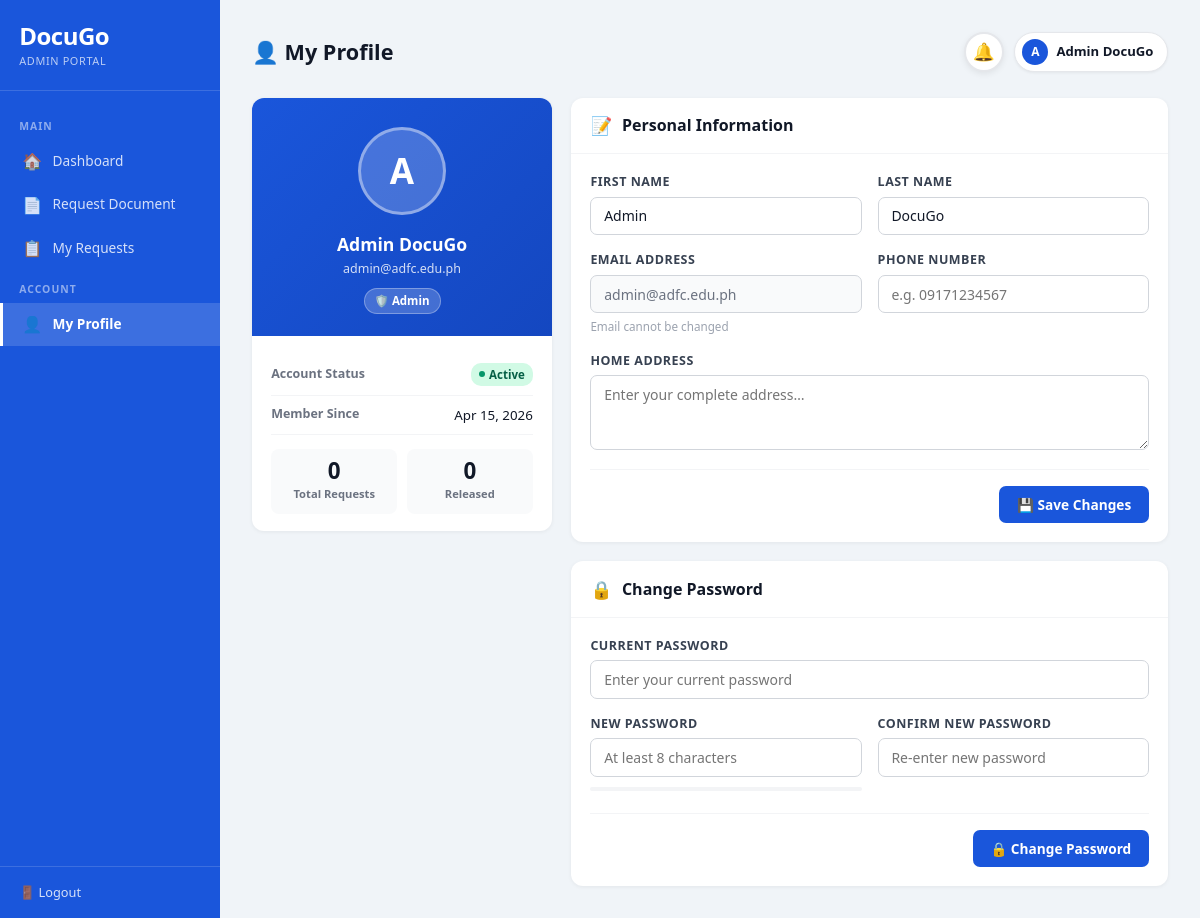
/student/profile.php (signed in), run on the app's committed database.
### tables this page shows
CREATE TABLE `users` (
  `id` int(11) NOT NULL,
  `student_id` varchar(20) DEFAULT NULL,
  `first_name` varchar(100) NOT NULL,
  `middle_name` varchar(100) DEFAULT NULL,
  `last_name` varchar(100) NOT NULL,
  `email` varchar(150) NOT NULL,
  `gender` enum('male','female','prefer_not_to_say') DEFAULT NULL,
  `birthdate` date DEFAULT NULL,
  `password` varchar(255) NOT NULL,
  `role` enum('student','alumni','registrar','admin') DEFAULT 'student',
  `course` varchar(100) DEFAULT NULL,
  `year_graduated` year(4) DEFAULT NULL,
  `contact_number` varchar(20) DEFAULT NULL,
  `address` text DEFAULT NULL,
  `profile_picture` varchar(255) DEFAULT NULL,
  `status` enum('active','inactive','pending') DEFAULT 'pending',
  `created_at` timestamp NOT NULL DEFAULT current_timestamp(),
  `updated_at` timestamp NOT NULL DEFAULT current_timestamp() ON UPDATE current_timestamp(),
  `office_role` varchar(50) DEFAULT NULL
);

### student/profile.php (the view, shortened to what this page needs)
<?php
$conn   = getConnection();
$userId = $_SESSION['user_id'];
function columnExists($conn, $table, $col) {
    $s = $conn->prepare("SELECT COUNT(*) AS c FROM information_schema.COLUMNS WHERE TABLE_SCHEMA=DATABASE() AND TABLE_NAME=? AND COLUMN_NAME=?");
    $s->bind_param("ss", $table, $col); $s->execute();
    $r = (int)$s->get_result()->fetch_assoc()['c']; $s->close(); return $r > 0;
}
$hasProfilePic = columnExists($conn, 'users', 'profile_picture');
$stmt = $conn->prepare("SELECT * FROM users WHERE id=?");
$stmt->bind_param("i", $userId); $stmt->execute();
$user = $stmt->get_result()->fetch_assoc(); $stmt->close();
$role     = $user['role'];
$nStmt = $conn->prepare("SELECT COUNT(*) AS c FROM notifications WHERE user_id=? AND is_read=0");
$nStmt->bind_param("i", $userId); $nStmt->execute();
$unreadCount = (int)$nStmt->get_result()->fetch_assoc()['c']; $nStmt->close();
$stmt = $conn->prepare("SELECT * FROM users WHERE id=?");
$stmt->bind_param("i", $userId); $stmt->execute();
$user = $stmt->get_result()->fetch_assoc(); $stmt->close();
$rStmt = $conn->prepare("SELECT COUNT(*) AS total, SUM(status='released') AS released FROM document_requests WHERE user_id=?");
$rStmt->bind_param("i", $userId); $rStmt->execute();
$reqStats = $rStmt->get_result()->fetch_assoc(); $rStmt->close();
function e($v) { return htmlspecialchars($v ?? ''); }
$roleLabel   = ucfirst($role);
$roleIcon    = ['student'=>'🎓','alumni'=>'👨‍🎓','registrar'=>'📋','admin'=>'🛡️'][$role] ?? '👤';
$joinedDate  = date('M d, Y', strtotime($user['created_at']));
$picUrl      = !empty($user['profile_picture']) ? (SITE_URL . '/' . $user['profile_picture']) : '';
$initial     = strtoupper(substr($user['first_name'], 0, 1));
?>
<!DOCTYPE html>
<html lang="en">
<head>
</head>
<body>
<aside class="sidebar">
    <div class="sidebar-brand">
        DocuGo
        <small><?= $roleLabel ?> Portal</small>
    </div>
    <nav class="sidebar-menu">
        <div class="menu-label">Main</div>
        <a href="dashboard.php"    class="menu-item"><span class="icon">🏠</span> Dashboard</a>
        <a href="request_form.php" class="menu-item"><span class="icon">📄</span> Request Document</a>
        <a href="my_requests.php"  class="menu-item"><span class="icon">📋</span> My Requests</a>
        <div class="menu-label">Account</div>
        <a href="profile.php" class="menu-item active"><span class="icon">👤</span> My Profile</a>
    </nav>
    <div class="sidebar-footer">
        <a href="../logout.php">🚪 Logout</a>
    </div>
</aside>
<main class="main">
    <div class="topbar">
        <h1>👤 My Profile</h1>
        <div class="topbar-right">
            <div class="notif-wrap" id="notifWrap">
                <button class="notif-btn <?= $unreadCount > 0 ? 'has-unread' : '' ?>"
                        id="notifBtn" onclick="togglePanel(event)" title="Notifications">
                    🔔
                </button>
            </div>
            <div class="user-chip">
                <div class="chip-avatar">
                    <?php if ($picUrl): ?>
                        <img src="<?= e($picUrl) ?>?v=<?= time() ?>" alt="">
                    <?php else: ?>
                        <?= $initial ?>
                    <?php endif; ?>
                </div>
                <strong><?= e($user['first_name'] . ' ' . $user['last_name']) ?></strong>
            </div>
        </div>
    </div>
    <div class="profile-grid">
        <div>
            <div class="profile-card">
                <div class="profile-card-top">
                    <?php if ($hasProfilePic): ?>
                    <div class="avatar-wrap" onclick="document.getElementById('picInput').click()"
                         title="Click to change photo">
                        <div class="avatar-circle" id="avatarCircle">
                            <?php if ($picUrl): ?>
                                <img src="<?= e($picUrl) ?>?v=<?= time() ?>"
                                     alt="Profile" id="avatarImg">
                            <?php else: ?>
                                <span id="avatarInitial"><?= $initial ?></span>
                            <?php endif; ?>
                        </div>
                    </div>
                    <?php endif; ?>
                    <div class="profile-name"><?= e($user['first_name'] . ' ' . $user['last_name']) ?></div>
                    <div class="profile-email"><?= e($user['email']) ?></div>
                    <div class="profile-role-chip"><?= $roleIcon ?> <?= $roleLabel ?></div>
                </div>
                <div class="profile-card-body">
                    <div class="info-row">
                        <span class="info-label">Account Status</span>
                        <span class="info-value">
                            <?php $sc = ['active'=>'badge-green','pending'=>'badge-yellow','inactive'=>'badge-red'][$user['status']] ?? 'badge-gray'; ?>
                            <span class="badge <?= $sc ?>"><?= ucfirst($user['status']) ?></span>
                        </span>
                    </div>
                    <div class="info-row">
                        <span class="info-label">Member Since</span>
                        <span class="info-value"><?= $joinedDate ?></span>
                    </div>
                    <div class="profile-stats">
                        <div class="profile-stat">
                            <div class="profile-stat-value"><?= intval($reqStats['total']) ?></div>
                            <div class="profile-stat-label">Total Requests</div>
                        </div>
                        <div class="profile-stat">
                            <div class="profile-stat-value"><?= intval($reqStats['released']) ?></div>
                            <div class="profile-stat-label">Released</div>
                        </div>
                    </div>
                </div>
            </div>
        </div>
        <div class="right-panel">
            <div class="section-card">
                <div class="section-header">
                    <span class="section-icon">📝</span>
                    <h2>Personal Information</h2>
                </div>
                <div class="section-body">
                    <form method="POST">
                        <div class="form-grid">
                            <div class="form-group">
                                <label class="form-label" for="first_name">First Name</label>
                                <input type="text" id="first_name" name="first_name" class="form-input"
                                       value="<?= e($user['first_name']) ?>" required maxlength="80">
                            </div>
                            <div class="form-group">
                                <label class="form-label" for="last_name">Last Name</label>
                                <input type="text" id="last_name" name="last_name" class="form-input"
                                       value="<?= e($user['last_name']) ?>" required maxlength="80">
                            </div>
                            <div class="form-group">
                                <label class="form-label">Email Address</label>
                                <input type="email" class="form-input" value="<?= e($user['email']) ?>" readonly>
                                <span class="form-hint">Email cannot be changed</span>
                            </div>
                            <div class="form-group">
                                <label class="form-label" for="phone">Phone Number</label>
                                <input type="text" id="phone" name="phone" class="form-input"
                                       value="<?= e($user['phone'] ?? '') ?>" maxlength="20"
                                       placeholder="e.g. 09171234567">
                            </div>
                            <div class="form-group full">
                                <label class="form-label" for="address">Home Address</label>
                                <textarea id="address" name="address" class="form-textarea"
                                          placeholder="Enter your complete address…" maxlength="300"><?= e($user['address'] ?? '') ?></textarea>
                            </div>
                        </div>
                        <div class="form-footer">
                            <button type="submit" class="btn btn-primary">💾 Save Changes</button>
                        </div>
                    </form>
                </div>
            </div>
            <div class="section-card">
                <div class="section-header">
                    <span class="section-icon">🔒</span>
                    <h2>Change Password</h2>
                </div>
                <div class="section-body">
                    <form method="POST">
                        <div class="form-grid">
                            <div class="form-group full">
                                <label class="form-label" for="current_password">Current Password</label>
                                <input type="password" id="current_password" name="current_password"
                                       class="form-input" placeholder="Enter your current password"
                                       autocomplete="current-password">
                            </div>
                            <div class="form-group">
                                <label class="form-label" for="new_password">New Password</label>
                                <input type="password" id="new_password" name="new_password"
                                       class="form-input" placeholder="At least 8 characters"
                                       autocomplete="new-password" oninput="checkStrength(this.value)">
                                <div class="strength-wrap">
                                    <div class="strength-bar-bg">
                                    </div>
                                </div>
                            </div>
                            <div class="form-group">
                                <label class="form-label" for="confirm_password">Confirm New Password</label>
                                <input type="password" id="confirm_password" name="confirm_password"
                                       class="form-input" placeholder="Re-enter new password"
                                       autocomplete="new-password" oninput="checkMatch()">
                            </div>
                        </div>
                        <div class="form-footer">
                            <button type="submit" class="btn btn-primary">🔒 Change Password</button>
                        </div>
                    </form>
                </div>
            </div>
        </div>
    </div>
</main>
</body>
</html>

### data on the page
users: role "ADMIN", first_name "A", first_name+last_name "Admin DocuGo", email "admin@adfc.edu.ph", role "🛡️", role "Admin", status "Active", created_at "Apr 15, 2026", first_name "Admin", last_name "DocuGo"

### other printed values
$reqStats['total'] "0"
$reqStats['released'] "0"
